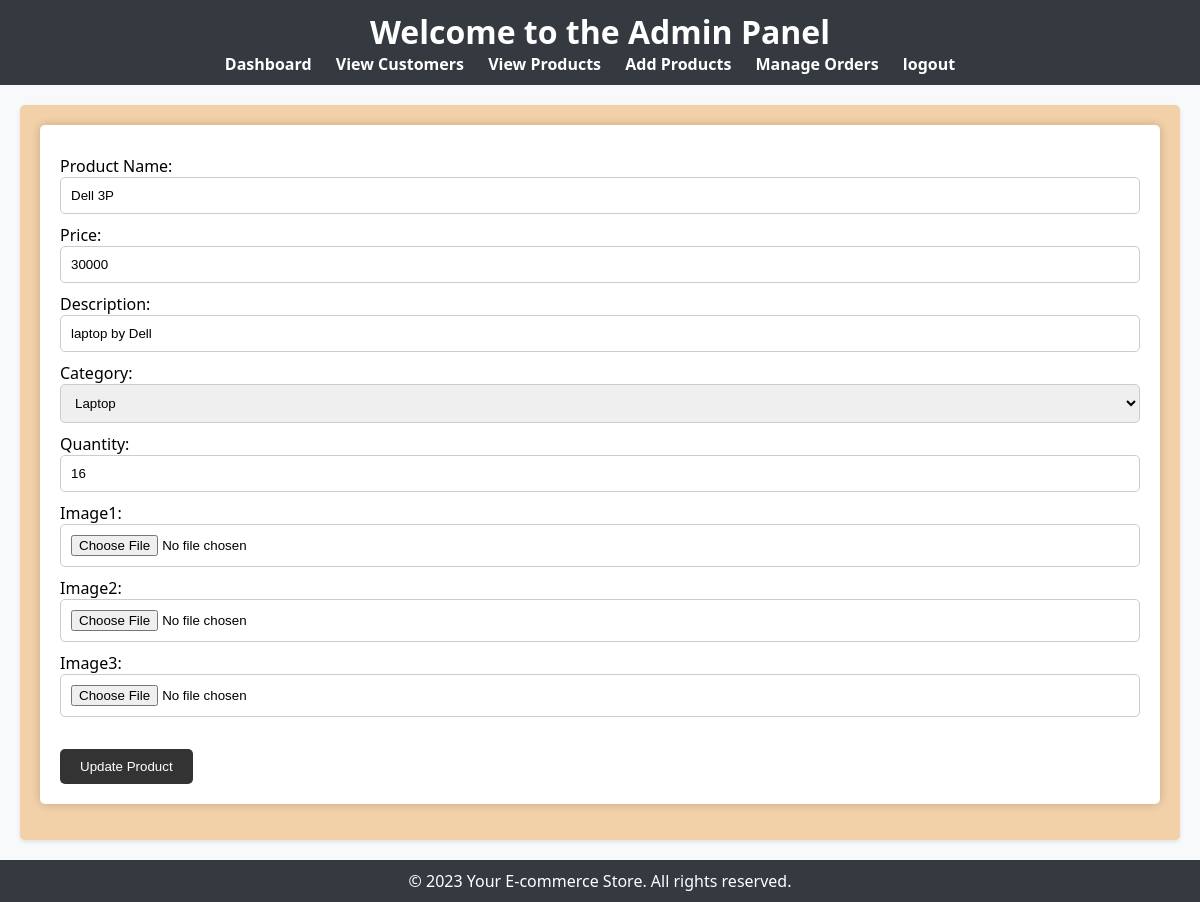
The app's page /prodedit.php?product_id=30 (signed in) with its own data.
### tables this page shows
CREATE TABLE IF NOT EXISTS `products` (
  `id` int NOT NULL AUTO_INCREMENT,
  `name` varchar(30) NOT NULL,
  `price` int NOT NULL,
  `description` varchar(50) NOT NULL,
  `cat_name` varchar(30) NOT NULL,
  `qty` int UNSIGNED NOT NULL,
  `image1` varchar(200) NOT NULL,
  `image2` varchar(200) NOT NULL,
  `image3` varchar(200) NOT NULL,
  PRIMARY KEY (`id`),
  KEY `fk1` (`cat_name`)
);

CREATE TABLE IF NOT EXISTS `categories` (
  `cat_id` int NOT NULL AUTO_INCREMENT,
  `cat_name` varchar(30) NOT NULL,
  PRIMARY KEY (`cat_id`) USING BTREE,
  UNIQUE KEY `cat_name` (`cat_name`)
);

### prodedit.php (the view, shortened to what this page needs)
<?php
    include("db.php");
    $product_id = $_GET['product_id'];
    $sql = "SELECT * FROM products WHERE id = $product_id";
    $res = mysqli_query($conn, $sql);
    while ($product = mysqli_fetch_array($res)){
?>
<html>
<head>
    <link rel="stylesheet"  href="style_adm.css">
    <link rel="stylesheet"  href="style_adm2.css">
</head>
<body>
    <header>
        <h1>Welcome to the Admin Panel</h1>
        <nav>
            <ul>
                <li><a href="admin_index.php">Dashboard</a></li>
                <li><a href="viewallcust.php">View Customers</a></li>
                <li><a href="viewprod.php">View Products</a></li>
                <li><a href="addprod.php">Add Products</a></li>
                <li><a href="orders.php">Manage Orders</a></li>
                <?php
                    if(isset($_SESSION['auser']) && !empty($_SESSION['auser'])){
                        echo '<li><a href="admlogout.php">logout</a></li>';
                    }
                    else{
                        echo '<li><a href="login.php">Login/SignUp</a></li>';
                    }
                ?>
            </ul>
        </nav>
    </header>
    <main>
        <section class="dashboard">
<div class="container">
    <div class="login-container">
        <form method="POST" enctype="multipart/form-data">
            <div class="form-group">
                Product Name: <input type="text" name="Pname" value="<?php echo $product['name']; ?>">
            </div>
            <div class="form-group">
                Price: <input type="int" name="price" value="<?php echo $product['price']; ?>">
            </div>
            <div class="form-group">
                Description: <input type="text" name="Des" value="<?php echo $product['description']; ?>">
            </div>
            <div class="form-group">
                Category: <select name="cat">
                <?php
                  $sql = "SELECT cat_name FROM categories";
                  $result = mysqli_query($conn, $sql);
                  while ($row = mysqli_fetch_array($result)){
                ?>
                <option value="<?php echo $row['cat_name'];?>" <?php if($row['cat_name']==$product['cat_name']){?>selected<?php }?>><?php echo $row['cat_name']; }?>
                </option>
                </select>
            </div>
            <div class="form-group">
                Quantity: <input type="number" name="qty" value="<?php echo $product['qty']; ?>" min="0">
            </div>
            <div class="form-group">
                Image1: <input type="file" name="img1" accept="image/*" >
            </div>
            <div class="form-group">
                Image2: <input type="file" name="img2" accept="image/*" >
            </div>
            <div class="form-group">
                Image3: <input type="file" name="img3" accept="image/*" >
            </div>
            <br>
            <button type="submit" name="upload">Update Product</button>
        </form>
<?php
}
?>
        </section>
    </main>
    <footer>
        <p>&copy; 2023 Your E-commerce Store. All rights reserved.</p>
    </footer>
</body>
</html>

### style_adm.css (style rules this page uses)
body, h1, h2, ul, li, p { margin: 0; padding: 0; }
body { font-family: 'Segoe UI', Tahoma, Geneva, Verdana, sans-serif; background-color: #f8f9fa; }
header { background-color: #343a40; color: #fff; padding: 10px 0; text-align: center; }
nav ul { list-style: none; }
nav ul li { display: inline; margin-right: 20px; }
nav ul li a { text-decoration: none; color: #fff; font-weight: bold; transition: color 0.3s ease; }
main { padding: 20px; }
footer { text-align: center; padding: 10px; background-color: #343a40; color: #fff; }
.dashboard { background-color: #F2D1A8; padding: 20px; border-radius: 5px; box-shadow: 0 2px 4px rgba(0, 0, 0, 0.1); }

### style_adm2.css (style rules this page uses)
form { background-color: #fff; padding: 20px; border-radius: 5px; box-shadow: 0 0 10px rgba(0, 0, 0, 0.2); }
.form-group { margin: 10px 0; }
.form-group input, .form-group select { width: 100%; padding: 10px; border: 1px solid #ccc; border-radius: 5px; }
button { background-color: #333; color: #fff; padding: 10px 20px; border: none; border-radius: 5px; cursor: pointer; }

### records on screen
products: Pname "Dell 3P", price "30000", Des "laptop by Dell", cat "Laptop", qty "16"
